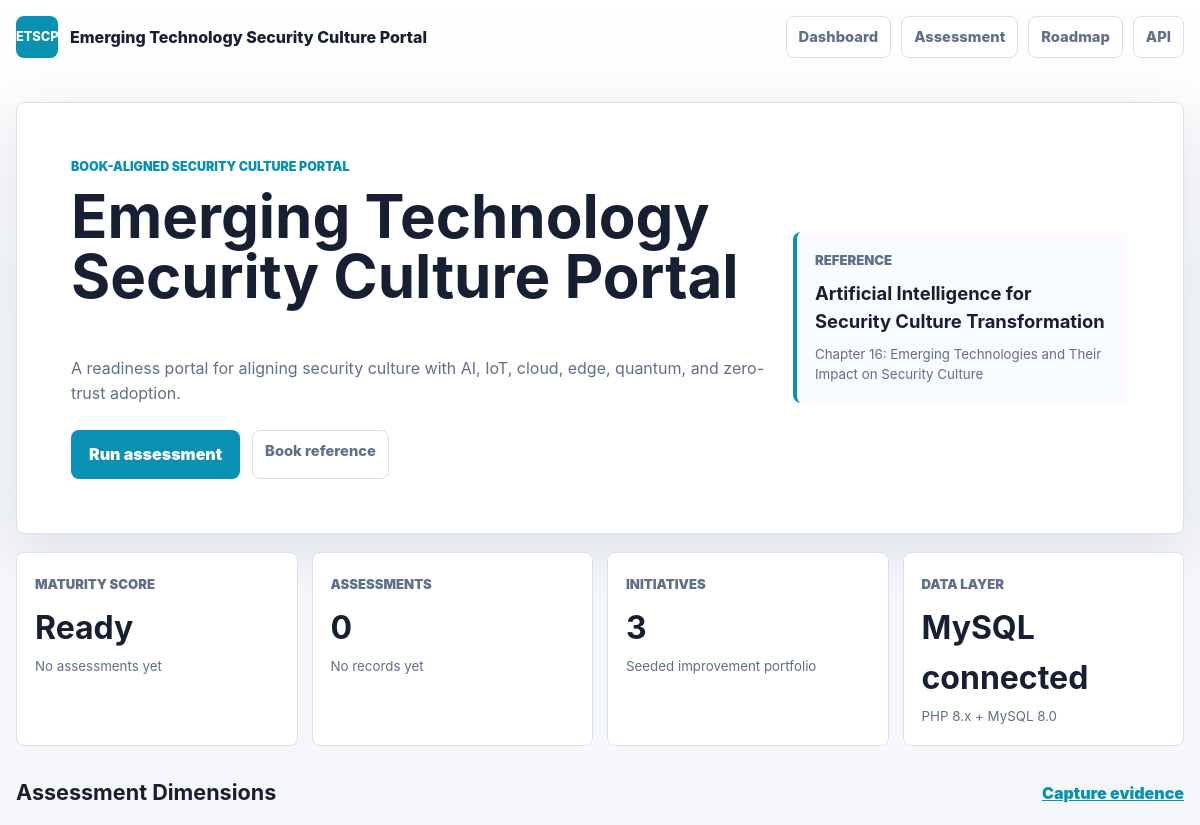
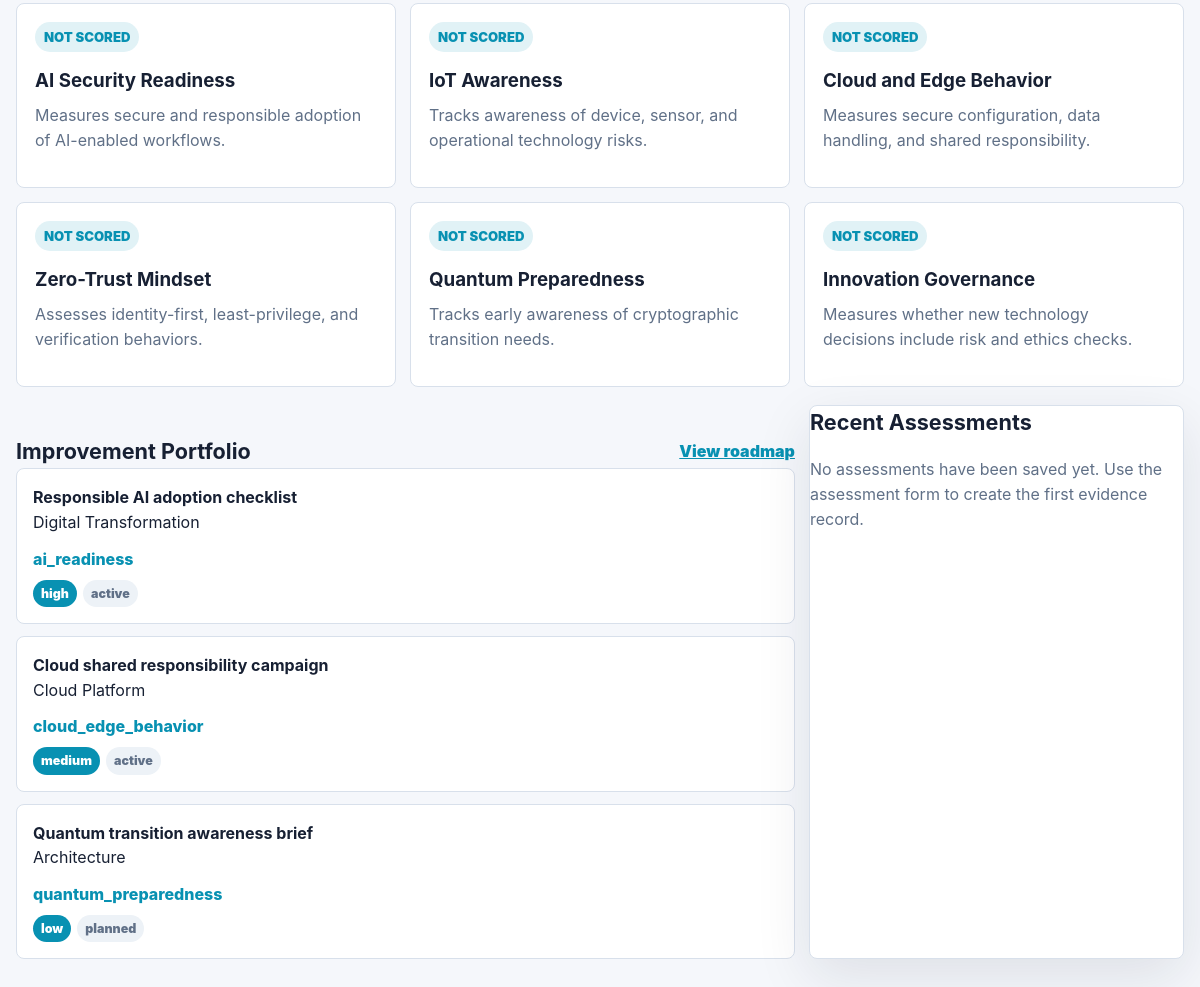
The page / on the database its author committed (2 pictures, top to bottom).
### tables this page shows
CREATE TABLE IF NOT EXISTS initiatives (
  id BIGINT UNSIGNED AUTO_INCREMENT PRIMARY KEY,
  title VARCHAR(220) NOT NULL UNIQUE,
  owner VARCHAR(160) NOT NULL,
  status ENUM('planned','active','paused','completed') NOT NULL DEFAULT 'planned',
  priority ENUM('low','medium','high') NOT NULL DEFAULT 'medium',
  impact_area VARCHAR(120) NOT NULL,
  due_date DATE NULL,
  created_at DATETIME NOT NULL DEFAULT CURRENT_TIMESTAMP,
  updated_at DATETIME NOT NULL DEFAULT CURRENT_TIMESTAMP ON UPDATE CURRENT_TIMESTAMP,
  INDEX idx_initiatives_status_priority (status, priority)
);

### src/Support/View.php (called while the page is built, shortened)
<?php
final class View
{
    public static function e(string|int|float|null $value): string
    {
        return htmlspecialchars((string) $value, ENT_QUOTES, 'UTF-8');
    }
}

### src/Repository/PortalRepository.php (called while the page is built, shortened)
<?php
final class PortalRepository
{
    public function connected(): bool
    {
        return $this->db instanceof PDO;
    }
    public function summary(): array
    {
        return [
            'connected' => true,
            'assessment_count' => (int) $this->db->query('SELECT COUNT(*) FROM assessments')->fetchColumn(),
            'initiative_count' => (int) $this->db->query('SELECT COUNT(*) FROM initiatives')->fetchColumn(),
            'average_score' => $this->nullableFloat($this->db->query('SELECT AVG(weighted_score) FROM assessments')->fetchColumn()),
            'latest_assessment_at' => $this->db->query('SELECT MAX(created_at) FROM assessments')->fetchColumn() ?: null,
        ];
    }
    public function recentAssessments(int $limit = 5): array
    {
        $stmt = $this->db->prepare('SELECT * FROM assessments ORDER BY created_at DESC LIMIT :limit');
        $stmt->bindValue('limit', $limit, PDO::PARAM_INT);
        $stmt->execute();
        return $stmt->fetchAll();
    }
    public function dimensionAverages(): array
    {
        $rows = $this->db->query('SELECT dimension_key, AVG(score) AS average_score FROM assessment_scores GROUP BY dimension_key')->fetchAll();
        $averages = [];
        return $averages;
    }
    public function initiatives(): array
    {
        return $this->db->query('SELECT * FROM initiatives ORDER BY FIELD(priority, "high", "medium", "low"), title')->fetchAll();
    }
    private function nullableFloat(mixed $value): ?float
    {
        return $value === null ? null : round((float) $value, 2);
    }
}

### src/bootstrap.php (called while the page is built, shortened)
<?php
spl_autoload_register(function (string $class): void {
    $prefix = 'Portal\\';
    $relative = str_replace('\\', DIRECTORY_SEPARATOR, substr($class, strlen($prefix)));
    $file = __DIR__ . DIRECTORY_SEPARATOR . $relative . '.php';
});

### public/index.php (the view, shortened to what this page needs)
<?php
require __DIR__ . '/../src/bootstrap.php';
$config = Json::decode((string) file_get_contents(__DIR__ . '/../config/portal.json'), []);
$repository = new PortalRepository(Database::tryConnection());
$scoring = new ScoringService();
sendPage($config, 'Dashboard', renderDashboard($config, $repository, $scoring));
function sendPage(array $config, string $title, string $body, int $status = 200): void
{
    echo layout($config, $title, $body);
    exit;
}
function layout(array $config, string $title, string $body): string
{
    $appTitle = View::e((string) ($config['title'] ?? 'Portal'));
    $pageTitle = View::e($title);
    $short = View::e((string) ($config['short_name'] ?? 'PORTAL'));
    $accent = View::e((string) ($config['accent'] ?? '#0f766e'));
    return <<<HTML
<!doctype html>
<html lang="en">
<head>
  <meta charset="utf-8">
  <meta name="viewport" content="width=device-width, initial-scale=1">
  <title>{$pageTitle} | {$appTitle}</title>
  <style>:root { --primary: {$accent}; }</style>
  <link rel="stylesheet" href="/assets/app.css">
</head>
<body>
  <header class="topbar">
    <a class="brand" href="/"><span class="brand-mark">{$short}</span><span>{$appTitle}</span></a>
    <nav>
      <a href="/">Dashboard</a>
      <a href="/assessment">Assessment</a>
      <a href="/roadmap">Roadmap</a>
      <a href="/api/summary">API</a>
    </nav>
  </header>
  <main class="page-shell">{$body}</main>
</body>
</html>
HTML;
}
function renderDashboard(array $config, PortalRepository $repository, ScoringService $scoring): string
{
    $summary = $repository->summary();
    $averages = $repository->dimensionAverages();
    $initiatives = $repository->initiatives() ?: ($config['initiatives'] ?? []);
    $recent = $repository->recentAssessments();
    $score = $summary['average_score'] ?? null;
    $band = $score === null ? 'No assessments yet' : $scoring->maturityBand((float) $score);
    $scoreLabel = $score === null ? 'Ready' : number_format((float) $score, 1) . '%';
    $dbStatus = $summary['connected'] ? 'MySQL connected' : 'MySQL not connected';
    $assessmentCount = (string) ($summary['assessment_count'] ?? 0);
    $initiativeCount = (string) ($summary['initiative_count'] ?? 0);
    $latestAssessment = View::e((string) ($summary['latest_assessment_at'] ?? 'No records yet'));
    $saved = isset($_GET['saved']) ? '<div class="notice">Assessment saved successfully.</div>' : '';
    $dimensionCards = renderDimensionCards($config, $averages);
    $initiativeCards = renderInitiatives($initiatives);
    $recentRows = renderRecentAssessments($recent);
    $book = $config['book'];
    $portalTitle = View::e((string) $config['title']);
    $bookTitle = View::e((string) $book['title']);
    $bookUrl = View::e((string) $book['url']);
    $tagline = View::e((string) $config['tagline']);
    $alignment = View::e((string) $book['alignment']);
    return <<<HTML
{$saved}
<section class="hero panel">
  <div>
    <p class="eyebrow">Book-aligned security culture portal</p>
    <h1>{$portalTitle}</h1>
    <p>{$tagline}</p>
    <div class="hero-actions">
      <a class="button-link" href="/assessment">Run assessment</a>
      <a class="secondary-link" href="{$bookUrl}" target="_blank" rel="noopener">Book reference</a>
    </div>
  </div>
  <aside class="book-card">
    <span>Reference</span>
    <strong>{$bookTitle}</strong>
    <small>{$alignment}</small>
  </aside>
</section>
<section class="metric-grid">
  <article><span>Maturity score</span><strong>{$scoreLabel}</strong><small>{$band}</small></article>
  <article><span>Assessments</span><strong>{$assessmentCount}</strong><small>{$latestAssessment}</small></article>
  <article><span>Initiatives</span><strong>{$initiativeCount}</strong><small>Seeded improvement portfolio</small></article>
  <article><span>Data layer</span><strong>{$dbStatus}</strong><small>PHP 8.x + MySQL 8.0</small></article>
</section>
<section class="section-head"><h2>Assessment Dimensions</h2><a href="/assessment">Capture evidence</a></section>
<section class="dimension-grid">{$dimensionCards}</section>
<section class="split-layout">
  <div>
    <section class="section-head"><h2>Improvement Portfolio</h2><a href="/roadmap">View roadmap</a></section>
    <div class="stack">{$initiativeCards}</div>
  </div>
  <aside class="panel">
    <h2>Recent Assessments</h2>
    {$recentRows}
  </aside>
</section>
HTML;
}
function renderDimensionCards(array $config, array $averages): string
{
    $html = '';
    foreach ($config['dimensions'] ?? [] as $dimension) {
        $key = (string) $dimension['key'];
        $label = View::e((string) $dimension['label']);
        $description = View::e((string) $dimension['description']);
        $average = isset($averages[$key]) ? number_format(((float) $averages[$key] / 5) * 100, 0) . '%' : 'Not scored';
        $html .= "<article class=\"panel dimension-card\"><span>{$average}</span><h3>{$label}</h3><p>{$description}</p></article>";
    }
    return $html;
}
function renderInitiatives(array $initiatives): string
{
    $html = '';
    foreach ($initiatives as $initiative) {
        $title = View::e((string) ($initiative['title'] ?? 'Initiative'));
        $owner = View::e((string) ($initiative['owner'] ?? 'Owner pending'));
        $status = View::e((string) ($initiative['status'] ?? 'planned'));
        $priority = View::e((string) ($initiative['priority'] ?? 'medium'));
        $impact = View::e((string) ($initiative['impact_area'] ?? 'culture'));
        $html .= "<article class=\"initiative\"><div><strong>{$title}</strong><span>{$owner}</span></div><div><em>{$impact}</em><span class=\"badge\">{$priority}</span><span class=\"badge soft\">{$status}</span></div></article>";
    }
    return $html;
}
function renderRecentAssessments(array $recent): string
{
    if ($recent === []) {
        return '<p class="muted">No assessments have been saved yet. Use the assessment form to create the first evidence record.</p>';
    }
    $html = '<div class="recent-list">';
    return $html . '</div>';
}

### public/assets/app.css (style rules this page uses)
:root { color-scheme: light; --bg: #f5f7fb; --surface: #ffffff; --surface-soft: #eef6f4; --text: #172033; --muted: #607087; --line: #d8e0eb; --primary-dark: color-mix(in srgb, var(--primary), #000 18%); --shadow: 0 18px 55px rgba(23, 32, 51, 0.1); }
* { box-sizing: border-box; }
body { margin: 0; background: linear-gradient(180deg, #ffffff 0, var(--bg) 320px), var(--bg); color: var(--text); font-family: Inter, ui-sans-serif, system-ui, -apple-system, BlinkMacSystemFont, "Segoe UI", sans-serif; line-height: 1.55; }
a { color: inherit; }
.topbar { width: min(1180px, calc(100% - 32px)); min-height: 74px; display: flex; align-items: center; justify-content: space-between; gap: 18px; margin: 0 auto; }
.brand { display: inline-flex; align-items: center; gap: 12px; color: var(--text); font-weight: 850; text-decoration: none; }
.brand-mark { width: 42px; height: 42px; display: inline-grid; place-items: center; border-radius: 8px; background: var(--primary); color: #fff; font-size: .8rem; }
nav { display: flex; flex-wrap: wrap; gap: 10px; }
nav a, .secondary-link { border: 1px solid var(--line); border-radius: 8px; padding: 9px 12px; background: #fff; color: var(--muted); font-size: .92rem; font-weight: 800; text-decoration: none; }
.page-shell { width: min(1180px, calc(100% - 32px)); margin: 0 auto; padding: 28px 0 58px; }
.panel, .metric-grid article, .initiative, .roadmap article { border: 1px solid var(--line); border-radius: 8px; background: var(--surface); box-shadow: var(--shadow); }
.hero { display: grid; grid-template-columns: 1fr; gap: 24px; align-items: center; padding: clamp(28px, 5vw, 54px); }
.eyebrow { margin: 0 0 10px; color: var(--primary); font-size: .78rem; font-weight: 900; text-transform: uppercase; }
h1, h2, h3, p { margin-top: 0; }
h1 { max-width: 860px; font-size: clamp(2rem, 5vw, 4.2rem); line-height: 1; overflow-wrap: anywhere; }
h2 { font-size: 1.35rem; }
h3 { margin-bottom: 8px; }
p, small, .muted { color: var(--muted); }
.hero-actions { display: flex; flex-wrap: wrap; gap: 12px; margin-top: 24px; }
.button-link, button { min-height: 48px; display: inline-flex; align-items: center; justify-content: center; border: 0; border-radius: 8px; padding: 12px 18px; background: var(--primary); color: #fff; font-weight: 900; text-decoration: none; cursor: pointer; }
.book-card { display: grid; gap: 8px; border-left: 4px solid var(--primary); border-radius: 8px; padding: 18px; background: #f8fbff; }
.book-card span, .metric-grid span, .dimension-card span { color: var(--muted); font-size: .82rem; font-weight: 900; text-transform: uppercase; }
.book-card strong { font-size: 1.15rem; }
.metric-grid, .dimension-grid, .split-layout, .form-grid, .score-grid, .roadmap { display: grid; grid-template-columns: 1fr; gap: 14px; margin-top: 18px; }
.metric-grid article { min-height: 142px; padding: 18px; box-shadow: none; }
.metric-grid strong { display: block; margin-top: 8px; font-size: 2rem; }
.dimension-card { min-height: 178px; padding: 18px; box-shadow: none; }
.dimension-card span { display: inline-flex; margin-bottom: 14px; border-radius: 999px; padding: 5px 9px; background: color-mix(in srgb, var(--primary), #fff 88%); color: var(--primary); }
.section-head { display: flex; align-items: center; justify-content: space-between; gap: 14px; margin-top: 30px; }
.section-head h2 { margin: 0; }
.section-head a { color: var(--primary); font-weight: 900; }
.stack { display: grid; gap: 12px; }
.initiative { display: grid; gap: 12px; padding: 16px; box-shadow: none; }
.initiative strong, .initiative span, .initiative em { display: block; }
.initiative em { color: var(--primary); font-style: normal; font-weight: 850; }
.badge { display: inline-flex !important; width: fit-content; margin: 8px 6px 0 0; border-radius: 999px; padding: 4px 8px; background: var(--primary); color: #fff; font-size: .78rem; font-weight: 900; }
.badge.soft { background: #edf2f7; color: var(--muted); }
@media (min-width: 760px) { .metric-grid, .dimension-grid, .score-grid { grid-template-columns: repeat(2, minmax(0, 1fr)); } }
@media (min-width: 1020px) { .hero { grid-template-columns: minmax(0, 1.35fr) minmax(280px, .65fr); } }
@media (min-width: 1020px) { .metric-grid { grid-template-columns: repeat(4, minmax(0, 1fr)); } }
@media (min-width: 1020px) { .dimension-grid { grid-template-columns: repeat(3, minmax(0, 1fr)); } }
@media (min-width: 1020px) { .split-layout { grid-template-columns: minmax(0, 1.35fr) minmax(320px, .65fr); } }

### rows shown on the page
initiatives: title "Responsible AI adoption checklist", owner "Digital Transformation", impact_area "ai_readiness", priority "high", status "active"
initiatives: title "Cloud shared responsibility campaign", owner "Cloud Platform", impact_area "cloud_edge_behavior", priority "medium", status "active"
initiatives: title "Quantum transition awareness brief", owner "Architecture", impact_area "quantum_preparedness", priority "low", status "planned"

### other values the page prints
$short "ETSCP"
$appTitle "Emerging Technology Security Culture Portal"
$portalTitle "Emerging Technology Security Culture Portal"
$tagline "A readiness portal for aligning security culture with AI, IoT, cloud, edge, quantum, and zero-trust adoption."
$bookTitle "Artificial Intelligence for Security Culture Transformation"
$alignment "Chapter 16: Emerging Technologies and Their Impact on Security Culture"
$scoreLabel "Ready"
$band "No assessments yet"
$assessmentCount "0"
$latestAssessment "No records yet"
$initiativeCount "3"
$dbStatus "MySQL connected"
$average "NOT SCORED"
$label "AI Security Readiness"
$description "Measures secure and responsible adoption of AI-enabled workflows."
